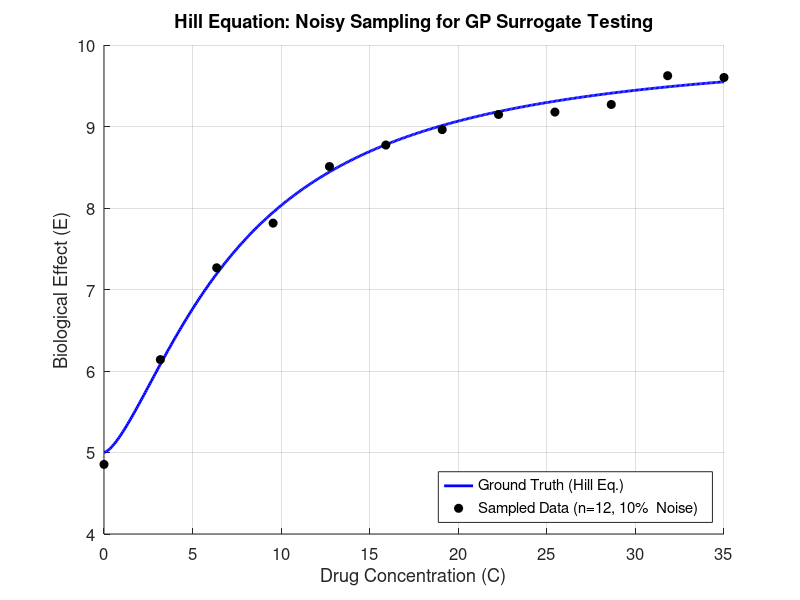

This figure's MATLAB source:
% GP Research Project: Hill Equation Sampling
clear; clc; close all;

%% 1. Define Realistic Parameters (Dose-Response)
% Parameters for a standard inhibitory drug response
E_min = 5.0;       % Minimum effect (baseline) 
E_max = 10.0;       % Maximum effect 
EC50  = 7.5;       % Half-maximal effective concentration
n     = 1.5;       % Hifll coefficient (slope/cooperativity)

x_max = 35;

% Define the Hill Equation as an anonymous function
% E(C) = E_min + (E_max - E_min) / (1 + (EC50 / C)^n)
hill_func = @(C) E_min + (E_max - E_min) ./ (1 + (EC50 ./ C).^n);

%% 2. Generate Ground Truth Curve
x_grid = linspace(0.01, x_max, 500); % Continuous concentration range
y_true = hill_func(x_grid);

%% 3. Random Sampling with Noise 
n_samples = 12;                   
noise_level = 0.1;               % Gaussian Noise

% Uncomment the line below to sample concentration points randomly across the domain 
%x_train = sort(x_max * rand(1, n_samples)); 

% Uncomment the line below to sample point uniformly acros domain
x_train = linspace(0, x_max, n_samples);

% Uncommnet the two lines below to sample points at specific locations across domain
%x_train = [0.1, 0.5, 1.0, 1.5, 2.0, 6.0, 7.5, 9.0, 10.0];
%n_samples = length(x_train);    % Automatically update sample count

% Calculate true response at sampled points and add noise
y_clean = hill_func(x_train);
y_train = y_clean + noise_level * randn(size(y_clean));

%% 4. Visualization
figure('Color', 'w', 'Position', [100, 100, 800, 500]);
hold on; grid on;

% Plot continuous solution curve 
plot(x_grid, y_true, 'b-', 'LineWidth', 2, 'DisplayName', 'Ground Truth (Hill Eq.)');

% Plot sampled noisy points
plot(x_train, y_train, 'ko', 'MarkerFaceColor', 'k', 'MarkerSize', 6, ...
    'DisplayName', sprintf('Sampled Data (n=%d, %g%%  Noise)', n_samples, noise_level*100));

% Labels and Formatting
xlabel('Drug Concentration (C)');
ylabel('Biological Effect (E)');
title('Hill Equation: Noisy Sampling for GP Surrogate Testing');
legend('Location', 'southeast');
set(gca, 'FontSize', 12);

%fprintf('Simulation complete. n=%d samples generated.\n', n_samples);
